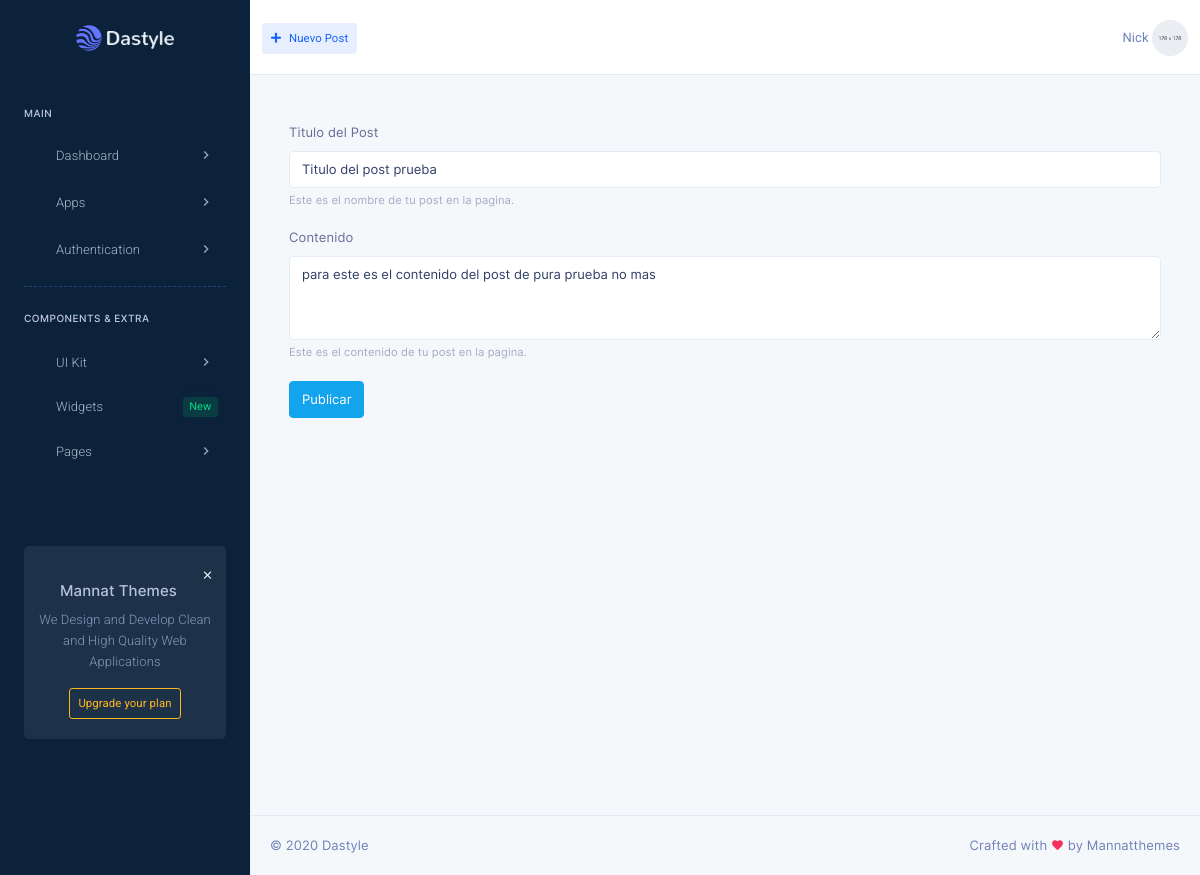
Page /edit-post.php?id=2 on the committed database.
### tables this page shows
CREATE TABLE `post` (
  `id` int(11) NOT NULL,
  `titulo` varchar(100) NOT NULL,
  `contenido` varchar(300) NOT NULL
);

### edit-post.php (the view, shortened to what this page needs)
<?php
include("sql/conexion.php");
$id = $_GET['id'];
$extraccion_post = "SELECT * from post where id = '$id'";
$resultado_post = $conn -> query($extraccion_post);
$perdomo = $resultado_post ->fetch_assoc();
?>
<!DOCTYPE html>
<html lang="en">
    <head>
        <link href="assets/css/bootstrap.min.css" rel="stylesheet" type="text/css" />
        <link href="assets/css/jquery-ui.min.css" rel="stylesheet">
        <link href="assets/css/icons.min.css" rel="stylesheet" type="text/css" />
        <link href="assets/css/metisMenu.min.css" rel="stylesheet" type="text/css" />
        <link href="plugins/daterangepicker/daterangepicker.css" rel="stylesheet" type="text/css" />
        <link href="assets/css/app.min.css" rel="stylesheet" type="text/css" />
    </head>
    <body class="dark-sidenav">
        <div class="left-sidenav">
            <div class="brand">
                <a href="crm-index.html" class="logo">
                    <span>
                        <img src="assets/images/logo-sm.png" alt="logo-small" class="logo-sm">
                    </span>
                    <span>
                        <img src="assets/images/logo.png" alt="logo-large" class="logo-lg logo-light">
                    </span>
                </a>
            </div>
            <div class="menu-content h-100" data-simplebar>
                <ul class="metismenu left-sidenav-menu">
                    <li class="menu-label mt-0">Main</li>
                    <li>
                        <a href="javascript: void(0);"> <i data-feather="home" class="align-self-center menu-icon"></i><span>Dashboard</span><span class="menu-arrow"><i class="mdi mdi-chevron-right"></i></span></a>
                    </li>
                    <li>
                        <a href="javascript: void(0);"><i data-feather="grid" class="align-self-center menu-icon"></i><span>Apps</span><span class="menu-arrow"><i class="mdi mdi-chevron-right"></i></span></a>
                    </li>
                    <li>
                        <a href="javascript: void(0);"><i data-feather="lock" class="align-self-center menu-icon"></i><span>Authentication</span><span class="menu-arrow"><i class="mdi mdi-chevron-right"></i></span></a>
                    </li>
                    <hr class="hr-dashed hr-menu">
                    <li class="menu-label my-2">Components & Extra</li>
                    <li>
                        <a href="javascript: void(0);"><i data-feather="box" class="align-self-center menu-icon"></i><span>UI Kit</span><span class="menu-arrow"><i class="mdi mdi-chevron-right"></i></span></a>
                    </li>
                    <li>
                        <a href="widgets.html"><i data-feather="layers" class="align-self-center menu-icon"></i><span>Widgets</span><span class="badge badge-soft-success menu-arrow">New</span></a>
                    </li>
                    <li>
                        <a href="javascript: void(0);"><i data-feather="file-plus" class="align-self-center menu-icon"></i><span>Pages</span><span class="menu-arrow"><i class="mdi mdi-chevron-right"></i></span></a>
                    </li>
                </ul>
                <div class="update-msg text-center">
                    <a href="javascript: void(0);" class="float-right close-btn text-white" data-dismiss="update-msg" aria-label="Close" aria-hidden="true">
                        <i class="mdi mdi-close"></i>
                    </a>
                    <h5 class="mt-3">Mannat Themes</h5>
                    <p class="mb-3">We Design and Develop Clean and High Quality Web Applications</p>
                    <a href="javascript: void(0);" class="btn btn-outline-warning btn-sm">Upgrade your plan</a>
                </div>
            </div>
        </div>
        <div class="page-wrapper">
            <div class="topbar">
                <nav class="navbar-custom">
                    <ul class="list-unstyled topbar-nav float-right mb-0">
                        <li class="dropdown hide-phone">
                        </li>
                        <li class="dropdown notification-list">
                        </li>
                        <li class="dropdown">
                            <a class="nav-link dropdown-toggle waves-effect waves-light nav-user" data-toggle="dropdown" href="#" role="button"
                                aria-haspopup="false" aria-expanded="false">
                                <span class="ml-1 nav-user-name hidden-sm">Nick</span>
                                <img src="assets/images/users/user-5.jpg" alt="profile-user" class="rounded-circle" />
                            </a>
                        </li>
                    </ul>
                    <ul class="list-unstyled topbar-nav mb-0">
                        <li class="creat-btn">
                            <div class="nav-link">
                                <a class=" btn btn-sm btn-soft-primary" href="#" role="button"><i class="fas fa-plus mr-2"></i>Nuevo Post</a>
                            </div>
                        </li>
                    </ul>
                </nav>
            </div>
            <div class="page-content">
                <div class="container-fluid">
                    <div class="row">
                        <div class="col-sm-12">
                            <div class="page-title-box">
                            </div>
                        </div>
                    </div>
                    <div class="container">
                    <div class="form-group">
                     <label for="exampleInputEmail1">Titulo del Post</label>
                     <input type="text" class="form-control" id="titulo" aria-describedby="emailHelp" value="<?php echo $perdomo['titulo']; ?>">
                    <small id="emailHelp" class="form-text text-muted">Este es el nombre de tu post en la pagina.</small>
                    <br/>
                    <label for="exampleFormControlTextarea1">Contenido</label>
                       <textarea  class="form-control" id="contenido" rows="3"><?php echo $perdomo['contenido']; ?></textarea>
                       <small id="emailHelp" class="form-text text-muted">Este es el contenido de tu post en la pagina.</small>
                    </div>
                    <button type="button" id="btn-editar" class="btn btn-info">Publicar</button>
                    </div>
                    <br>
                </div>
                <footer class="footer text-center text-sm-left">
                    &copy; 2020 Dastyle <span class="d-none d-sm-inline-block float-right">Crafted with <i class="mdi mdi-heart text-danger"></i> by Mannatthemes</span>
                </footer>
            </div>
        </div>
    </body>
</html>

### rows in the picture
post: titulo "Titulo del post prueba", contenido "para este es el contenido del post de pura prueba no mas"
